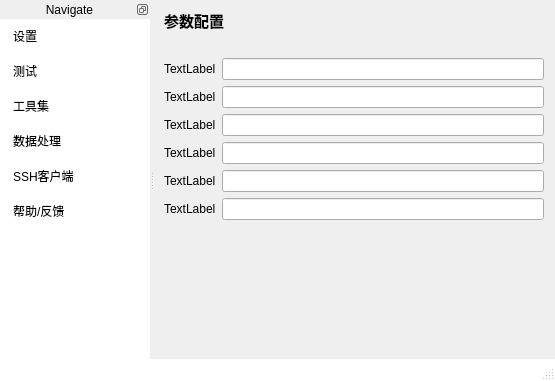
<?xml version="1.0" encoding="UTF-8"?>
<ui version="4.0">
 <class>MainWindow</class>
 <widget class="QMainWindow" name="MainWindow">
  <property name="windowModality">
   <enum>Qt::WindowModal</enum>
  </property>
  <property name="geometry">
   <rect>
    <x>0</x>
    <y>0</y>
    <width>555</width>
    <height>381</height>
   </rect>
  </property>
  <property name="windowTitle">
   <string>MainWindow</string>
  </property>
  <property name="styleSheet">
   <string notr="true">QMainWindow::separator {
    width: 3px; /* when vertical */
    height: 3px; /* when horizontal */
}
QTitleBar {
	background-color: rgb(40, 200, 15)
}

</string>
  </property>
  <property name="toolButtonStyle">
   <enum>Qt::ToolButtonFollowStyle</enum>
  </property>
  <widget class="QWidget" name="centralwidget">
   <layout class="QVBoxLayout" name="verticalLayout">
    <property name="leftMargin">
     <number>2</number>
    </property>
    <property name="topMargin">
     <number>0</number>
    </property>
    <property name="rightMargin">
     <number>2</number>
    </property>
    <property name="bottomMargin">
     <number>2</number>
    </property>
    <item>
     <widget class="QStackedWidget" name="stackedWidget">
      <property name="minimumSize">
       <size>
        <width>50</width>
        <height>0</height>
       </size>
      </property>
      <property name="currentIndex">
       <number>0</number>
      </property>
      <widget class="QWidget" name="page">
       <property name="sizePolicy">
        <sizepolicy hsizetype="Minimum" vsizetype="Preferred">
         <horstretch>0</horstretch>
         <verstretch>0</verstretch>
        </sizepolicy>
       </property>
       <property name="minimumSize">
        <size>
         <width>50</width>
         <height>0</height>
        </size>
       </property>
       <layout class="QVBoxLayout" name="verticalLayout_2">
        <item>
         <widget class="QLabel" name="label_9">
          <property name="sizePolicy">
           <sizepolicy hsizetype="Preferred" vsizetype="Preferred">
            <horstretch>0</horstretch>
            <verstretch>0</verstretch>
           </sizepolicy>
          </property>
          <property name="minimumSize">
           <size>
            <width>0</width>
            <height>0</height>
           </size>
          </property>
          <property name="font">
           <font>
            <family>Bahnschrift</family>
            <pointsize>11</pointsize>
            <weight>75</weight>
            <bold>true</bold>
           </font>
          </property>
          <property name="text">
           <string>参数配置</string>
          </property>
         </widget>
        </item>
        <item>
         <layout class="QFormLayout" name="formLayout">
          <property name="topMargin">
           <number>20</number>
          </property>
          <item row="0" column="0">
           <widget class="QLabel" name="label">
            <property name="text">
             <string>TextLabel</string>
            </property>
           </widget>
          </item>
          <item row="0" column="1">
           <widget class="QLineEdit" name="lineEdit"/>
          </item>
          <item row="1" column="0">
           <widget class="QLabel" name="label_2">
            <property name="text">
             <string>TextLabel</string>
            </property>
           </widget>
          </item>
          <item row="1" column="1">
           <widget class="QLineEdit" name="lineEdit_2"/>
          </item>
          <item row="2" column="0">
           <widget class="QLabel" name="label_3">
            <property name="text">
             <string>TextLabel</string>
            </property>
           </widget>
          </item>
          <item row="2" column="1">
           <widget class="QLineEdit" name="lineEdit_3"/>
          </item>
          <item row="3" column="0">
           <widget class="QLabel" name="label_4">
            <property name="text">
             <string>TextLabel</string>
            </property>
           </widget>
          </item>
          <item row="3" column="1">
           <widget class="QLineEdit" name="lineEdit_4"/>
          </item>
          <item row="4" column="0">
           <widget class="QLabel" name="label_5">
            <property name="text">
             <string>TextLabel</string>
            </property>
           </widget>
          </item>
          <item row="4" column="1">
           <widget class="QLineEdit" name="lineEdit_5"/>
          </item>
          <item row="5" column="0">
           <widget class="QLabel" name="label_6">
            <property name="text">
             <string>TextLabel</string>
            </property>
           </widget>
          </item>
          <item row="5" column="1">
           <widget class="QLineEdit" name="lineEdit_6"/>
          </item>
         </layout>
        </item>
        <item>
         <spacer name="verticalSpacer">
          <property name="orientation">
           <enum>Qt::Vertical</enum>
          </property>
          <property name="sizeHint" stdset="0">
           <size>
            <width>20</width>
            <height>40</height>
           </size>
          </property>
         </spacer>
        </item>
       </layout>
      </widget>
      <widget class="QWidget" name="page_2">
       <layout class="QHBoxLayout" name="horizontalLayout_2">
        <property name="spacing">
         <number>0</number>
        </property>
        <property name="leftMargin">
         <number>0</number>
        </property>
        <property name="topMargin">
         <number>0</number>
        </property>
        <property name="rightMargin">
         <number>0</number>
        </property>
        <property name="bottomMargin">
         <number>0</number>
        </property>
        <item>
         <widget class="QTabWidget" name="tabWidget">
          <property name="currentIndex">
           <number>0</number>
          </property>
          <widget class="QWidget" name="tab">
           <attribute name="title">
            <string>Tab 1</string>
           </attribute>
           <widget class="QLabel" name="label_7">
            <property name="geometry">
             <rect>
              <x>70</x>
              <y>70</y>
              <width>121</width>
              <height>51</height>
             </rect>
            </property>
            <property name="font">
             <font>
              <pointsize>17</pointsize>
             </font>
            </property>
            <property name="text">
             <string>第二页</string>
            </property>
            <property name="alignment">
             <set>Qt::AlignLeading|Qt::AlignLeft|Qt::AlignVCenter</set>
            </property>
            <property name="wordWrap">
             <bool>false</bool>
            </property>
           </widget>
          </widget>
          <widget class="QWidget" name="tab_2">
           <attribute name="title">
            <string>Tab 2</string>
           </attribute>
          </widget>
         </widget>
        </item>
       </layout>
      </widget>
      <widget class="QWidget" name="page_3">
       <layout class="QHBoxLayout" name="horizontalLayout_3">
        <property name="spacing">
         <number>0</number>
        </property>
        <property name="leftMargin">
         <number>0</number>
        </property>
        <property name="topMargin">
         <number>0</number>
        </property>
        <property name="rightMargin">
         <number>0</number>
        </property>
        <property name="bottomMargin">
         <number>0</number>
        </property>
        <item>
         <widget class="QTabWidget" name="tabWidget_2">
          <widget class="QWidget" name="tab_3">
           <attribute name="title">
            <string>Tab 1</string>
           </attribute>
           <widget class="QLabel" name="label_8">
            <property name="geometry">
             <rect>
              <x>110</x>
              <y>100</y>
              <width>101</width>
              <height>61</height>
             </rect>
            </property>
            <property name="font">
             <font>
              <pointsize>17</pointsize>
             </font>
            </property>
            <property name="text">
             <string>第三页</string>
            </property>
           </widget>
          </widget>
          <widget class="QWidget" name="tab_4">
           <attribute name="title">
            <string>Tab 2</string>
           </attribute>
          </widget>
         </widget>
        </item>
       </layout>
      </widget>
      <widget class="QWidget" name="page_4">
       <widget class="QLabel" name="label_10">
        <property name="geometry">
         <rect>
          <x>120</x>
          <y>150</y>
          <width>101</width>
          <height>61</height>
         </rect>
        </property>
        <property name="font">
         <font>
          <pointsize>17</pointsize>
         </font>
        </property>
        <property name="text">
         <string>第四页</string>
        </property>
       </widget>
      </widget>
      <widget class="QWidget" name="page_5">
       <widget class="QLabel" name="label_11">
        <property name="geometry">
         <rect>
          <x>140</x>
          <y>170</y>
          <width>101</width>
          <height>61</height>
         </rect>
        </property>
        <property name="font">
         <font>
          <pointsize>17</pointsize>
         </font>
        </property>
        <property name="text">
         <string>第五页</string>
        </property>
       </widget>
      </widget>
      <widget class="QWidget" name="page_6">
       <widget class="QLabel" name="label_12">
        <property name="geometry">
         <rect>
          <x>120</x>
          <y>150</y>
          <width>101</width>
          <height>61</height>
         </rect>
        </property>
        <property name="font">
         <font>
          <pointsize>17</pointsize>
         </font>
        </property>
        <property name="text">
         <string>第六页</string>
        </property>
       </widget>
      </widget>
     </widget>
    </item>
   </layout>
  </widget>
  <widget class="QDockWidget" name="dockWidget_2">
   <property name="maximumSize">
    <size>
     <width>200</width>
     <height>524287</height>
    </size>
   </property>
   <property name="styleSheet">
    <string notr="true">QDockWidget:title {
	text-align: center;
	height: 50px;
}
QDockWidget:title:hover {
	background-color: rgb(255, 85, 0);
}
</string>
   </property>
   <property name="features">
    <set>QDockWidget::DockWidgetFloatable|QDockWidget::DockWidgetMovable</set>
   </property>
   <property name="allowedAreas">
    <set>Qt::LeftDockWidgetArea|Qt::RightDockWidgetArea</set>
   </property>
   <property name="windowTitle">
    <string>Navigate</string>
   </property>
   <attribute name="dockWidgetArea">
    <number>1</number>
   </attribute>
   <widget class="QWidget" name="dockWidgetContents_2">
    <layout class="QGridLayout" name="gridLayout">
     <property name="leftMargin">
      <number>0</number>
     </property>
     <property name="topMargin">
      <number>0</number>
     </property>
     <property name="rightMargin">
      <number>0</number>
     </property>
     <property name="bottomMargin">
      <number>0</number>
     </property>
     <property name="spacing">
      <number>0</number>
     </property>
     <item row="0" column="0">
      <widget class="QListWidget" name="left_list">
       <property name="sizePolicy">
        <sizepolicy hsizetype="Ignored" vsizetype="Expanding">
         <horstretch>0</horstretch>
         <verstretch>0</verstretch>
        </sizepolicy>
       </property>
       <property name="minimumSize">
        <size>
         <width>150</width>
         <height>0</height>
        </size>
       </property>
       <property name="styleSheet">
        <string notr="true">#left_list:item:hover,
#left_list:item:selected {
	background-color: rgba(60, 193, 200, 50);
	color: rgb(0, 0, 0);
	border-width: 0px;
	border-left: 3px solid rgb(50, 65, 200);
}

QListWidget:Item{
	height: 35px;
	background-color: rgb(255, 255, 255);
	padding: 0px 0px 0px 10px;
}

QListWidget{ 
    outline:0px;
	font: 75 9pt &quot;Microsoft YaHei&quot;;
}





</string>
       </property>
       <property name="frameShape">
        <enum>QFrame::NoFrame</enum>
       </property>
       <property name="editTriggers">
        <set>QAbstractItemView::CurrentChanged|QAbstractItemView::DoubleClicked|QAbstractItemView::EditKeyPressed</set>
       </property>
       <property name="iconSize">
        <size>
         <width>12</width>
         <height>12</height>
        </size>
       </property>
       <item>
        <property name="text">
         <string>设置</string>
        </property>
        <property name="icon">
         <iconset>
          <normaloff>../icons/set.png</normaloff>../icons/set.png</iconset>
        </property>
       </item>
       <item>
        <property name="text">
         <string>测试</string>
        </property>
        <property name="icon">
         <iconset>
          <normaloff>../icons/test.png</normaloff>../icons/test.png</iconset>
        </property>
       </item>
       <item>
        <property name="text">
         <string>工具集</string>
        </property>
        <property name="icon">
         <iconset>
          <normaloff>../icons/tool.png</normaloff>../icons/tool.png</iconset>
        </property>
       </item>
       <item>
        <property name="text">
         <string>数据处理</string>
        </property>
        <property name="icon">
         <iconset>
          <normaloff>../icons/data_process.png</normaloff>../icons/data_process.png</iconset>
        </property>
       </item>
       <item>
        <property name="text">
         <string>SSH客户端</string>
        </property>
        <property name="icon">
         <iconset>
          <normaloff>../icons/client.png</normaloff>../icons/client.png</iconset>
        </property>
       </item>
       <item>
        <property name="text">
         <string>帮助/反馈</string>
        </property>
        <property name="icon">
         <iconset>
          <normaloff>../icons/help.png</normaloff>../icons/help.png</iconset>
        </property>
       </item>
      </widget>
     </item>
    </layout>
   </widget>
  </widget>
  <widget class="QStatusBar" name="statusBar">
   <property name="styleSheet">
    <string notr="true">QStatusBar {
	background-color: rgb(255, 255, 255);
}</string>
   </property>
  </widget>
 </widget>
 <resources/>
 <connections/>
</ui>
